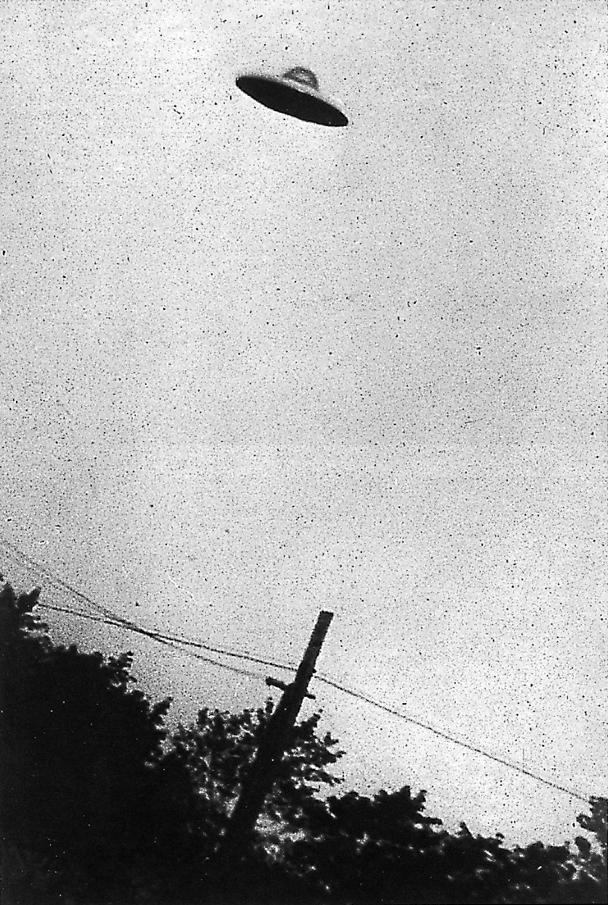
#> input picture module-1/data/ufo.jpg, 608 x 905 px
$ jupyter execute --allow-errors w2d2-numpy.ipynb   (shell and % lines are left out)
#> lines starting #> are read from the running program, lines starting #| are printed output that depends on the picture
# Numpy
Numerical python

- Class objectives
    - Numpy data types
    - Convert data to numpy arrays
    - Basic math operations

[cell 1]
# https://numpy.org/doc/stable/
import numpy as np
import matplotlib.pyplot as plt

[cell 2]
lst = [1,2,3,4]

[cell 3]
lst * 2
# The operator * for lists concatenates list with itself n times

[cell 4]
# If we want to operate over every element of the array, we must iterate
double = [num*2 for num in lst]
double

[cell 5]
# Creating numpy arrays
arr = np.array([1,2,3,4])
# arr = np.array(lst)
arr

[cell 6]
type(arr)

[cell 7]
# Operators with numpy array will operate over every element
arr * 2

[cell 8]
arr + 5

[cell 9]
arr / 255

[cell 10]
arr *= 2
arr

**Numpy has optimized operations**

[cell 11]
# In python we may use _ for separating digits on a large number.
# The _ are ignored and do not compute as anything different
lst = list(range(1_000_000))

[cell 12]
# Jupyter has magic commands, that usually start with % or %%
list(map(lambda x: x*2, lst))

[cell 13]
[x*2 for x in lst]

[cell 14]
arr = np.array(lst)

[cell 15]
arr * 2

[cell 16]
1.43/72.6

#### Why numpy?
It is awesome!

### Creating Numpy arrays

[cell 17]
# Convert python list/iterables
arr = np.array([1,2,3,4,5,6])
lst = [7,8,9,10]
arr2 = np.array(lst)
arr_tup = np.array((1,2,3,4))
arr_range = np.array(range(100))

[cell 18]
# Create array of zero
arr_zero = np.zeros(10)
arr_zero

[cell 19]
print(type(arr_zero))
print(type(arr_zero[0]))

[cell 20]
# Create array of ones
arr_one = np.ones(10)
arr_one

[cell 21]
# Setting dtypes
arr_one = np.ones(10,dtype=int)
type(arr_one[0])

[cell 22]
# Create array of random
arr_random = np.random.random(10)
print(arr_random)
print("-"*50)
arr_randint = np.random.randint(low=0,high=100,size=10)
print(arr_randint)

[cell 23]
# Getting some doc in jup

[cell 24]
# Empty arrays
arr_empty = np.empty(10)
arr_empty

[cell 25]
# TIP: Python allows for some cool scientific notation
2.5e7
# e -> exponent of 10
# 2.5e7 == 2.5 * 10 ** 7

[cell 26]
2e-3
# 2 * 10 ** -3 == 2 * 0.1 ** 3

[cell 27]
# Empty arrays are not technically empty,
# but have arbitrary information on them

[cell 28]
np.empty(1_000_000)

[cell 29]
np.zeros(1_000_000)

[cell 30]
np.ones(1_000_000)

[cell 31]
# Zero and One as 64 bit ints
print("0"*64)
print("0"*63+"1")

[cell 32]
type(arr_empty[0])

[cell 33]
# Creating empty arrays is much faster 'cause numpy doesn't give a &%$@
# for the data stored in memory, it just treats the bits stored there
# as float64

### Multidimensional arrays

[cell 34]
# A 1d array is also called a vector

## 2d

[cell 35]
lst = [[1,2,3],[4,5,6],[7,8,9]]
lst

[cell 36]
arr = np.array(lst)
arr

[cell 37]
type(arr)

[cell 38]
ndarray_att = [att for att in dir(arr) if not att.startswith("_")]

[cell 39]
# Size is the number of elements
arr.size

[cell 40]
# Shape is the number of elements in each dimensionÇ
arr.shape

[cell 41]
# ndim is the number of dimensions on a matrix/ndarray
arr.ndim

[cell 42]
# Creating ndim arrays
arr = np.array([[1,2],[3,4],[5,6]])
arr

[cell 43]
# Changing the shape
# reshape returns a copy with new shape
arr.reshape((6,))

[cell 44]
arr.reshape((2,3))

[cell 45]
# But we can also change the shape attribute of array directly
arr.shape = (2,3)
# equivalent to arr = arr.reshape(2,3)

[cell 46]
arr

[cell 47]
# ndim arrays apply to all functions we've seen previously
ones = np.ones((3,3,3))
# Rubik's cube
ones

[cell 48]
zero = np.zeros((7,8))
zero

[cell 49]
# Diagonal of ones, rest is zero
diag = np.eye(8)
diag

[cell 50]
arr = np.array([[1,2,3],[4,5,6],[7,8,9]])
arr

[cell 51]
arr2 = np.array([[2,2,2],[1,0,1],[2,2,2]])
arr2

[cell 52]
arr + arr2

[cell 53]
arr * arr2

[cell 54]
arr @ arr2

[cell 55]
arr[::-1,::-1]

[cell 56]
diag = np.eye(3)
print(arr)
print(diag)

[cell 57]
arr @ diag

[cell 58]
arr * diag

### Dot Matix
- a @ b
- Requirements:
    - number of columns in `a` must be the number of rows in `b`

[cell 59]
a = np.random.randint(1,10,(4,3))
b = np.random.randint(1,10,(3,3))

[cell 60]
print(a)
print(b)

[cell 61]
c = a @ b
c

[cell 62]
a.T

[cell 63]
a.reshape(3,4)

### 👀 Transposing is not the same as reshaping

[cell 64]
print(a.shape)
print(a.T.shape)
print(a.reshape(3,4).shape)

[cell 65]
b @ a.T

[cell 66]
print(a.shape)
print(b.shape)
print(c.shape)

### A @ B
(xa,ya)@(xb,yb)
- Only posible if ya == xb
- Resultant matrix will be of size (xa,yb)

[cell 67]
# I write:
a * 2

[cell 68]
# What ""numpy does"":
print(a)
print("-"*9)
# Create a matrix with all values equal to fill_value
b = np.full(a.shape,fill_value=2)
print(b)
print("-"*9)
a * b

[cell 69]
np.ones((4,3))*2

#### linspace & arrange
- `range like`

[cell 70]
data = np.random.randint(28,32,15)

[cell 71]
data

[cell 72]
# linspace(start,stop, number_of_steps)
plt.plot(np.linspace(0,350,15),data)
#> figure, not shown here; curve peaks at x = 0, y = 31

[cell 73]
# arange(start,stop,step)
np.arange(5,250,18)

[cell 74]
randint = np.random.randint(0,255,(300,600,3))

[cell 75]
randint[0]

[cell 76]
plt.imshow(randint)

[cell 77]
from skimage import io

[cell 78]
photo = io.imread("data/ufo.jpg")
#> photo is the input picture: shape (905, 608, 3); min 0, max 255, mean 177.8

[cell 79]
plt.imshow(photo)

[cell 80]
# index slicing [start : stop : step]
plt.imshow(photo[50:135,230:350])
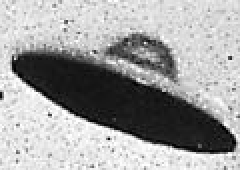
#> shown: shape (85, 120, 3) (shown 2 times larger); min 0, max 255, mean 160.9

[cell 81]
lst = list(range(1,101))

[cell 82]
lst[24:75:5]

[cell 83]
plt.imshow(photo[::5,::5])

[cell 84]
photo.shape
#> Out = (905, 608, 3)

[cell 85]
photo.size
#> Out = 1650720

[cell 86]
photo[::5,::5].shape
#> Out = (181, 122, 3)

[cell 87]
photo[::5,::5].size/photo.size
#> Out = 0.0401

[cell 88]
img = io.imread("data/peacock.jpg")
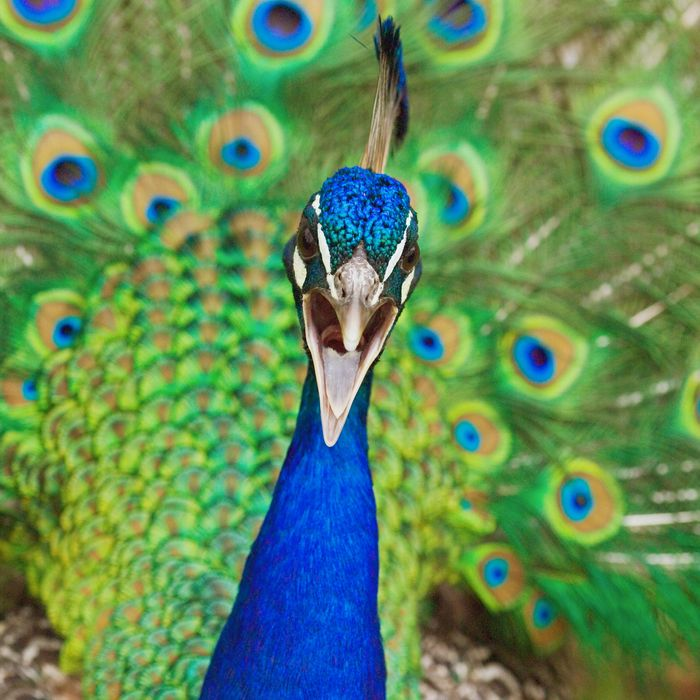
#> input picture module-1/data/peacock.jpg, 700 x 700 px
#> img is the input picture: shape (700, 700, 3); mean R, G, B 96.6, 139, 88.9

[cell 89]
plt.imshow(img)

[cell 90]
for i in range(3):
    plt.figure()
    plt.imshow(img[:,:,i], cmap="gray")
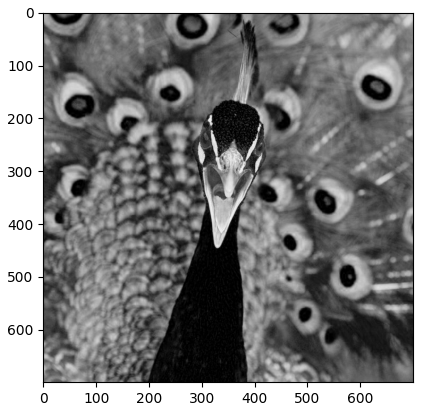
#> figure drawn by matplotlib, 1 panel
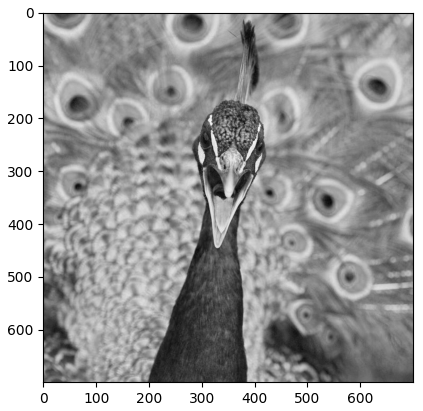
#> figure drawn by matplotlib, 1 panel
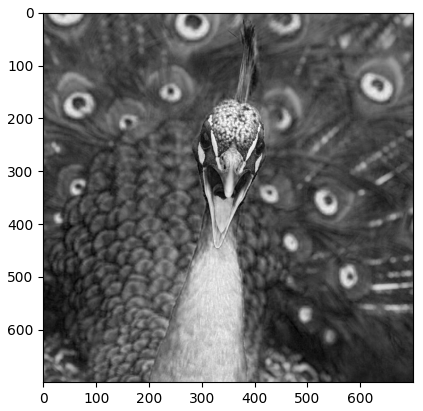
#> figure drawn by matplotlib, 1 panel

[cell 91]
colors = {}
for i, c in enumerate("rgb"):
    colors[c] = img.copy()
    colors[c][:,:,:i].fill(0)
    colors[c][:,:,i+1:].fill(0)
#> after the loop, colors = 3 items

[cell 92]
for k,v in colors.items():
    plt.figure()
    plt.imshow(v)
    plt.title(f"{k.upper} channel")
#> this loop made 3 passes
#> k on passes 1 to 3: 'r', 'g', 'b'
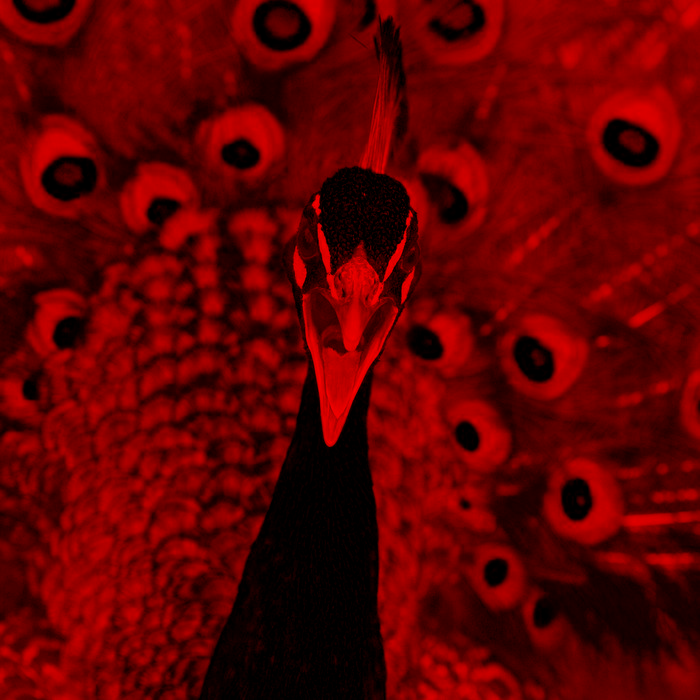
#> shown: shape (700, 700, 3); mean R, G, B 96.6, 0, 0
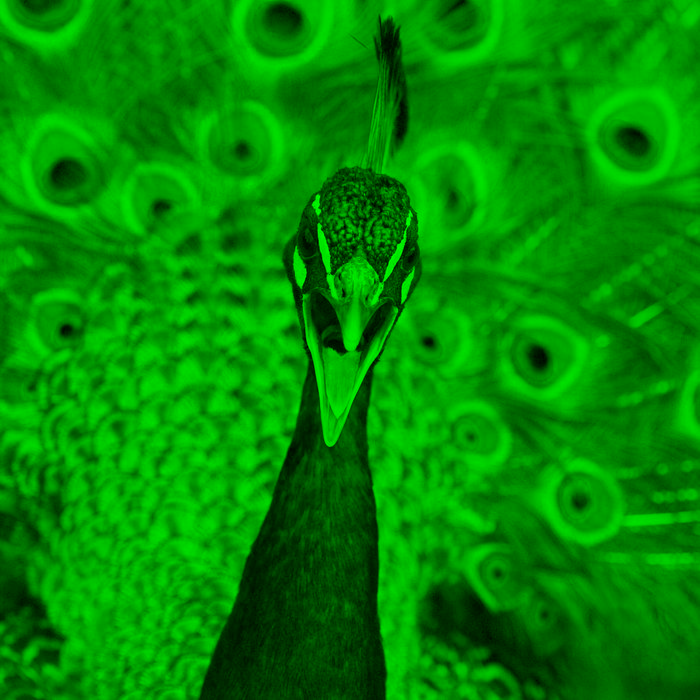
#> shown: shape (700, 700, 3); mean R, G, B 0, 139, 0
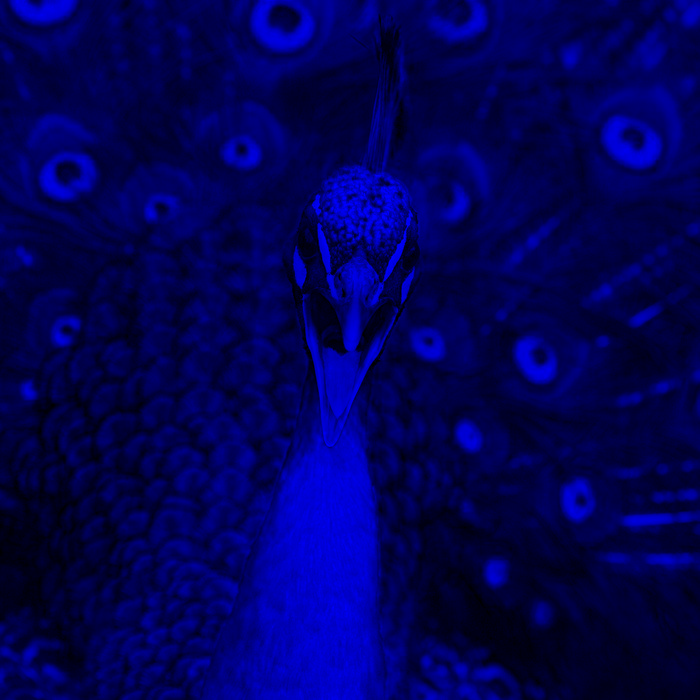
#> shown: shape (700, 700, 3); mean R, G, B 0, 0, 88.9

[cell 93]
plt.imshow(colors["r"]+colors["g"]+colors["b"])

[cell 94]
plt.imshow(img[:,:,::-1])
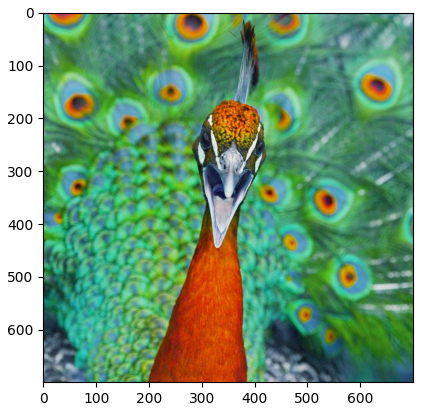
#> figure drawn by matplotlib, 1 panel; B, G, R data is drawn as R, G, B

## Basic operations
- Identity matrix
    - np.eye
- Numeric Operations
    - (+ , - , * , / , \**, np.exp)
- Slicing
    - [ start : stop : step ]
    - [sa:so:se, sa:so:se, ...]
    - One `start : stop : step` for each dimension
- Shapeshifting
    - reshape
    - tranpose
    - .T
- `range-like`
    - arange(start,stop,step)
    - linspace(start,stop,size)
- Other useful methods
    - sum
    - min
    - max
    - mean
    - var
    - round
- EXTRA
    - flatten
    - inverse -> np.linalg.inv

[cell 95]
plt.imshow(img.transpose((1,0,2)))
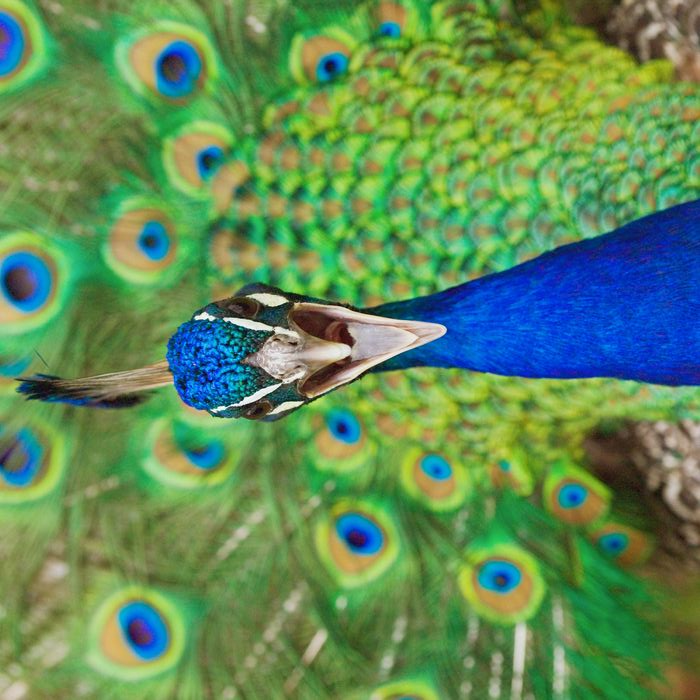
#> shown: shape (700, 700, 3); mean R, G, B 96.6, 139, 88.9

[cell 96]
img.min()
#> Out = 0

[cell 97]
img.mean()
#> Out = 108.2

[cell 98]
img.max()
#> Out = 255
